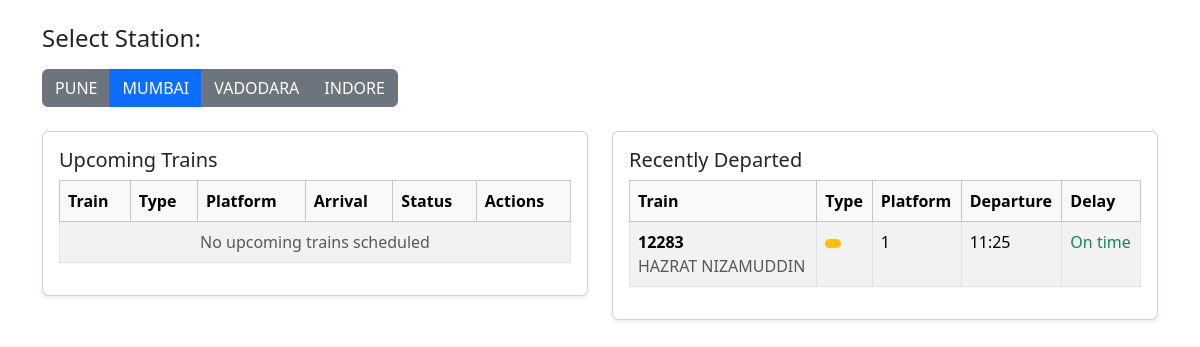
The app's page /station/MMCT/, older data.
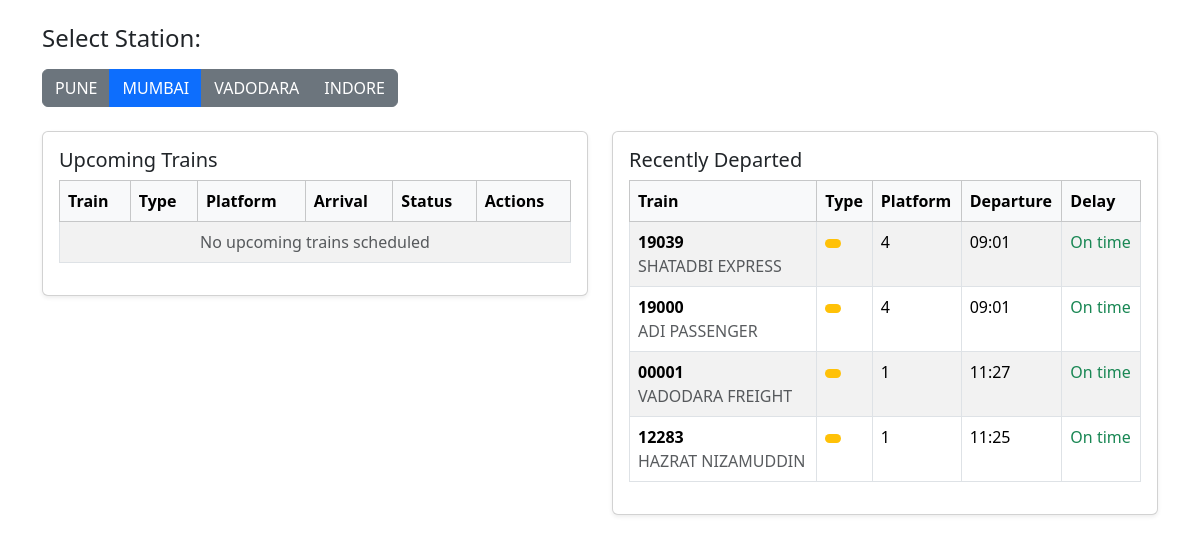
The same page, newer data.
### train_scheduler/models.py (models this page shows, shortened)
class TrainStation(models.Model):
    name = models.CharField(max_length=100,default="")
    code = models.CharField(max_length=10, unique=True)
    platforms = models.IntegerField(default=1)
    def __str__(self):
        return f"{self.name} ({self.code})"

class Train(models.Model):
    TRAIN_TYPES = [
        ('EXPRESS', 'Express Train'),
        ('PASSENGER', 'Passenger Train'),
        ('FREIGHT', 'Freight Train'),
    ]
    PRIORITY_LEVELS = [
        (1, 'Low'),
        (2, 'Medium'),
        (3, 'High'),
    ]
    STATUS_CHOICES = [
        ('SCHEDULED', 'Scheduled'),
        ('ARRIVING', 'Arriving'),
        ('AT_STATION', 'At Station'),
        ('DEPARTED', 'Departed'),
        ('DELAYED', 'Delayed'),
        ('CANCELLED', 'Cancelled'),
    ]
    train_number = models.CharField(max_length=20, unique=True)
    name = models.CharField(max_length=100)
    train_types = models.CharField(max_length=20, choices=TRAIN_TYPES)
    priority = models.IntegerField(choices=PRIORITY_LEVELS, default=2)
    current_station = models.ForeignKey(
        TrainStation,
        on_delete=models.CASCADE,
        related_name='current_trains'
    )
    platform = models.IntegerField()
    scheduled_arrival = models.DateTimeField()
    scheduled_departure = models.DateTimeField()
    actual_arrival = models.DateTimeField(null=True, blank=True)
    actual_departure = models.DateTimeField(null=True, blank=True)
    status = models.CharField(
        max_length=20,
        choices=STATUS_CHOICES,
        default='SCHEDULED'
    )
    delay_minutes = models.IntegerField(default=0)
    class Meta:
        ordering = ['scheduled_arrival']

### train_scheduler/views.py (the view)
# urls.py: path('', views.train_board, name='train_board'),
def train_board(request,station_code=None):
    stations = TrainStation.objects.all()
    print(stations)
    selected_station = None
    upcoming_trains = []
    departed_trains = []
    if station_code:
        selected_station = TrainStation.objects.get(code=station_code)
        queue = PriorityTrainQueue()
        upcoming = Train.objects.filter(
            current_station=selected_station,
            scheduled_departure__gt=timezone.now(),
            status__in=['SCHEDULED', 'ARRIVING', 'AT_STATION']
        )
        for t in upcoming:
            queue.push(t)
        while not queue.is_empty():
            upcoming_trains.append(queue.pop())
        departed_trains = Train.objects.filter(
            current_station=selected_station,
            actual_departure__isnull=False,
            status='DEPARTED'
        ).order_by('-actual_departure')[:10]
    return render(request, 'train_scheduler/train_board.html', {
        'stations': stations,
        'selected_station': selected_station,
        'upcoming_trains': upcoming_trains,
        'departed_trains': departed_trains,
    })

### train_scheduler/models.py (called while the page is built)
    def is_empty(self):
        return len(self.queue) == 0

### train_scheduler/templates/train_scheduler/train_board.html (shortened to what this page needs)
{% extends "train_scheduler/base.html" %}
{% block content %}
<div class="container my-4">
    <div class="mb-4">
        <h2 class="h4 mb-3">Select Station:</h2>
        <div class="btn-group">
            {% for station in stations %}
            <a href="{% url 'station_board' station.code %}"
               class="btn {% if selected_station == station %}btn-primary{% else %}btn-secondary{% endif %}">
                {{ station.name }}
            </a>
            {% endfor %}
        </div>
    </div>
    {% if selected_station %}
    <div class="row g-4">
        <div class="col-12 col-lg-6">
            <div class="card shadow-sm">
                <div class="card-body">
                    <h2 class="h5 card-title">Upcoming Trains</h2>
                    <div class="table-responsive">
                        <table class="table table-bordered table-striped">
                            <thead class="table-light">
                                <tr>
                                    <th>Train</th>
                                    <th>Type</th>
                                    <th>Platform</th>
                                    <th>Arrival</th>
                                    <th>Status</th>
                                    <th>Actions</th>
                                </tr>
                            </thead>
                            <tbody>
                                {% for train in upcoming_trains %}
                                <tr>
                                    <td>
                                        <div class="fw-bold">{{ train.train_number }}</div>
                                        <div class="text-muted">{{ train.name }}</div>
                                    </td>
                                    <td>
                                        <span class="badge
                                            {% if train.train_type == 'EXPRESS' %}bg-success
                                            {% elif train.train_type == 'PASSENGER' %}bg-primary
                                            {% else %}bg-warning{% endif %}">
                                            {{ train.get_train_type_display }}
                                        </span>
                                    </td>
                                    <td>{{ train.platform }}</td>
                                    <td>
                                        {{ train.scheduled_arrival|date:"H:i" }}
                                        {% if train.delay_minutes > 0 %}
                                        <div class="text-danger small">+{{ train.delay_minutes }}min</div>
                                        {% endif %}
                                    </td>
                                    <td>
                                        <span class="badge
                                            {% if train.status == 'SCHEDULED' %}bg-secondary
                                            {% elif train.status == 'ARRIVING' %}bg-info
                                            {% elif train.status == 'AT_STATION' %}bg-success
                                            {% elif train.status == 'DELAYED' %}bg-danger{% endif %}">
                                            {{ train.get_status_display }}
                                        </span>
                                    </td>
                                    <td>
                                        <form method="post" action="{% url 'update_train_status' train.id %}" class="d-inline">
                                            {% csrf_token %}
                                            {% if train.status == 'SCHEDULED' %}
                                            <button type="submit" name="status" value="ARRIVING"
                                                    class="btn btn-info btn-sm">
                                                Mark Arriving
                                            </button>
                                            {% elif train.status == 'ARRIVING' %}
                                            <button type="submit" name="status" value="AT_STATION"
                                                    class="btn btn-success btn-sm">
                                                At Station
                                            </button>
                                            {% elif train.status == 'AT_STATION' %}
                                            <button type="submit" name="status" value="DEPARTED"
                                                    class="btn btn-warning btn-sm">
                                                Mark Departed
                                            </button>
                                            {% endif %}
                                        </form>
                                    </td>
                                </tr>
                                {% empty %}
                                <tr>
                                    <td colspan="6" class="text-center text-muted">
                                        No upcoming trains scheduled
                                    </td>
                                </tr>
                                {% endfor %}
                            </tbody>
                        </table>
                    </div>
                </div>
            </div>
        </div>
        <div class="col-12 col-lg-6">
            <div class="card shadow-sm">
                <div class="card-body">
                    <h2 class="h5 card-title">Recently Departed</h2>
                    <div class="table-responsive">
                        <table class="table table-bordered table-striped">
                            <thead class="table-light">
                                <tr>
                                    <th>Train</th>
                                    <th>Type</th>
                                    <th>Platform</th>
                                    <th>Departure</th>
                                    <th>Delay</th>
                                </tr>
                            </thead>
                            <tbody>
                                {% for train in departed_trains %}
                                <tr>
                                    <td>
                                        <div class="fw-bold">{{ train.train_number }}</div>
                                        <div class="text-muted">{{ train.name }}</div>
                                    </td>
                                    <td>
                                        <span class="badge
                                            {% if train.train_type == 'EXPRESS' %}bg-success
                                            {% elif train.train_type == 'PASSENGER' %}bg-primary
                                            {% else %}bg-warning{% endif %}">
                                        </span>
                                    </td>
                                    <td>{{ train.platform }}</td>
                                    <td>{{ train.actual_departure|date:"H:i" }}</td>
                                    <td>
                                        {% if train.delay_minutes > 0 %}
                                        <span class="text-danger">+{{ train.delay_minutes }}min</span>
                                        {% else %}
                                        <span class="text-success">On time</span>
                                        {% endif %}
                                    </td>
                                </tr>
                                {% empty %}
                                <tr>
                                    <td colspan="5" class="text-center text-muted">
                                        No departed trains
                                    </td>
                                </tr>
                                {% endfor %}
                            </tbody>
                        </table>
                    </div>
                </div>
            </div>
        </div>
    </div>
    {% else %}
    <div class="text-center text-muted py-4">
        Please select a station to view train schedules.
    </div>
    {% endif %}
</div>
{% endblock %}

### train_scheduler/templates/train_scheduler/base.html (shortened to what this page needs)
{% load static %}
<!DOCTYPE html>
<html lang="en">
<head>
    <link href="https://cdn.jsdelivr.net/npm/bootstrap@5.3.3/dist/css/bootstrap.min.css" rel="stylesheet">
</head>
<body>
    {% block content %}{% endblock %}
</body>
</html>

Row changes from the older to the newer data that the page shows:
added Train: train_number "19039", name "SHATADBI EXPRESS", platform "4", actual_departure "09:01", delay_minutes "On time"
added Train: train_number "19000", name "ADI PASSENGER", platform "4", actual_departure "09:01", delay_minutes "On time"
now on this page (row edited): Train: train_number "00001", name "VADODARA FREIGHT", platform "1", actual_departure "11:27", delay_minutes "On time"
